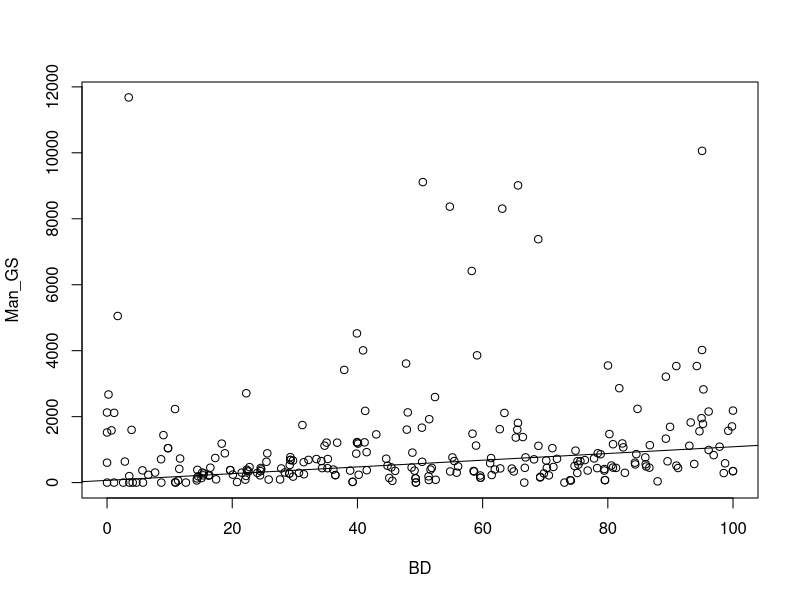
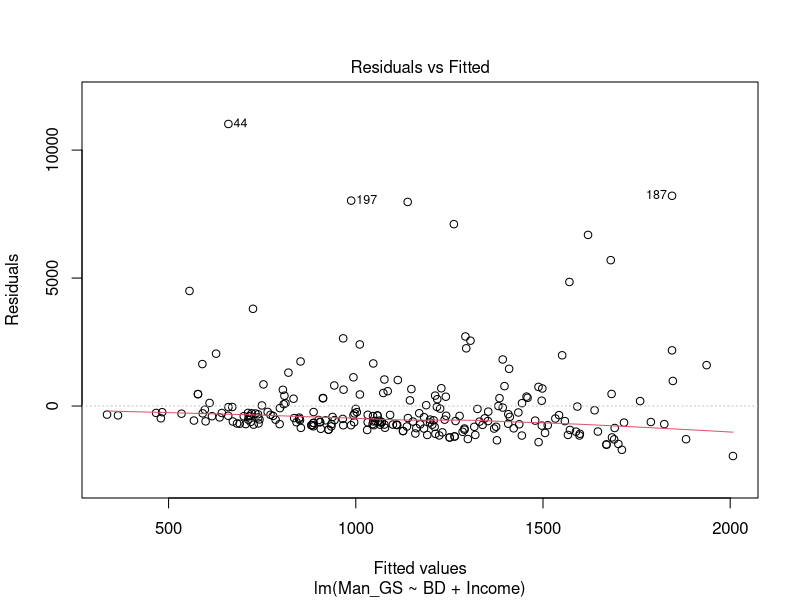
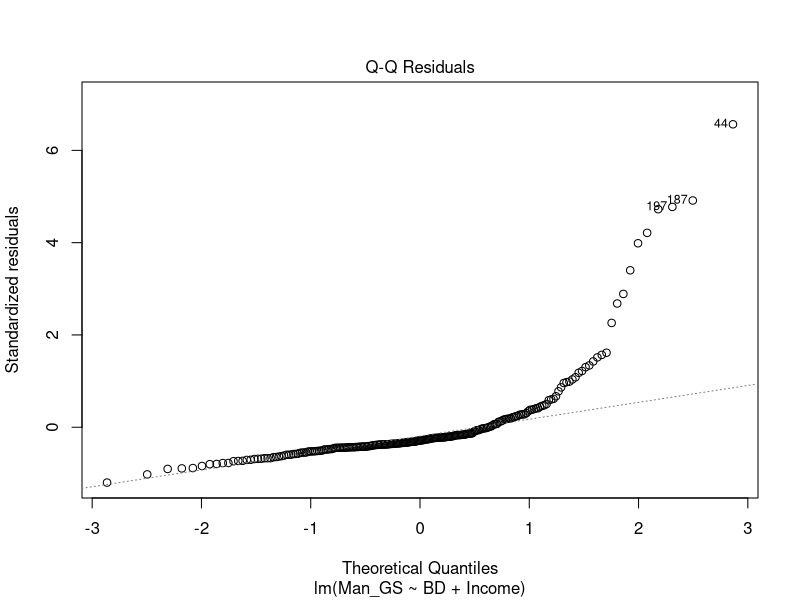
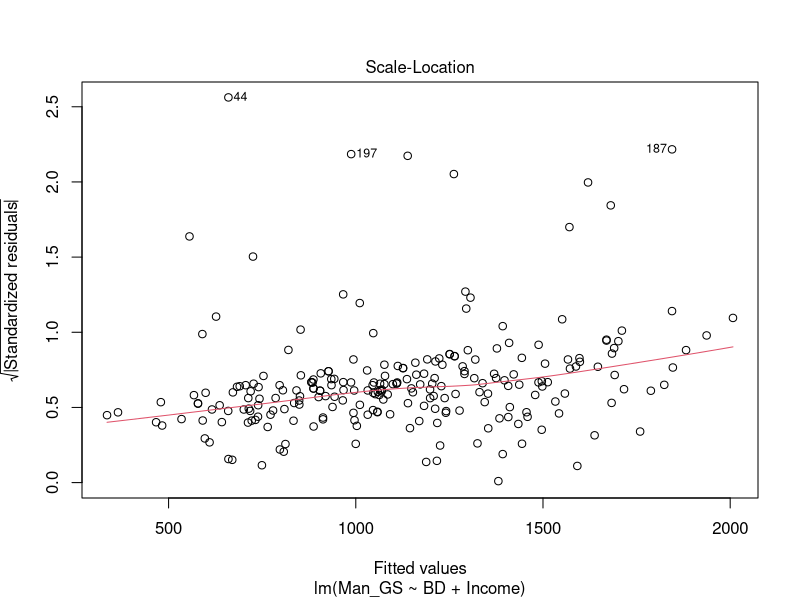
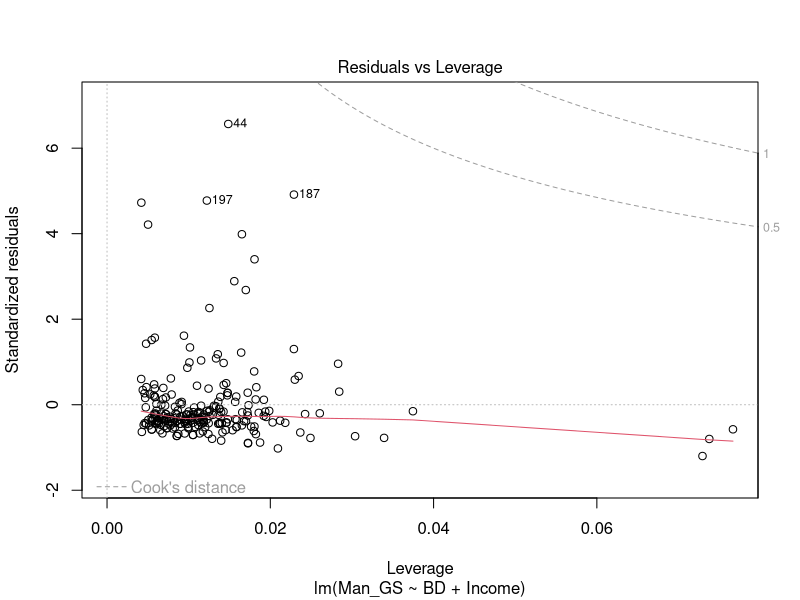
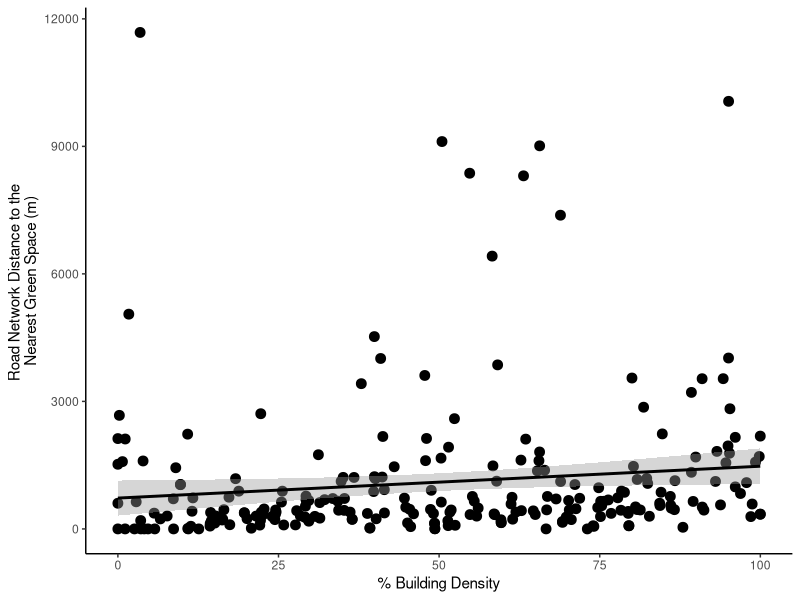
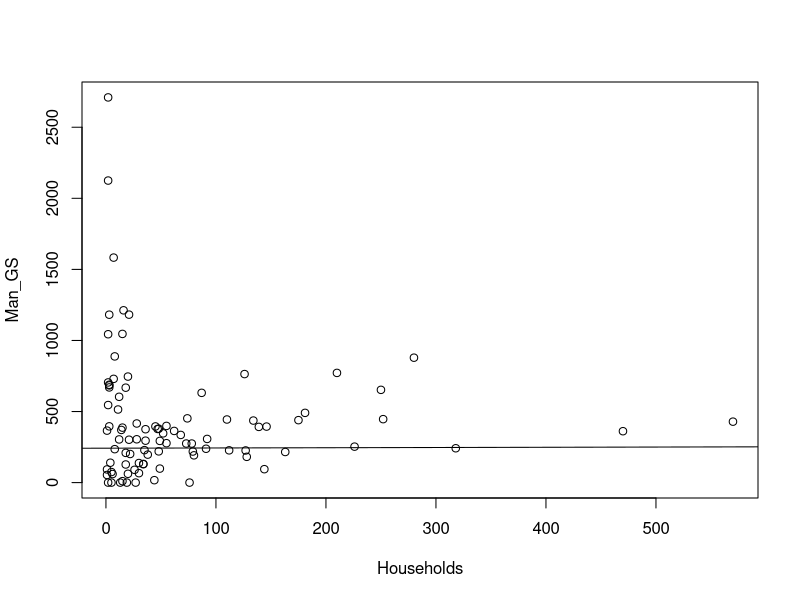
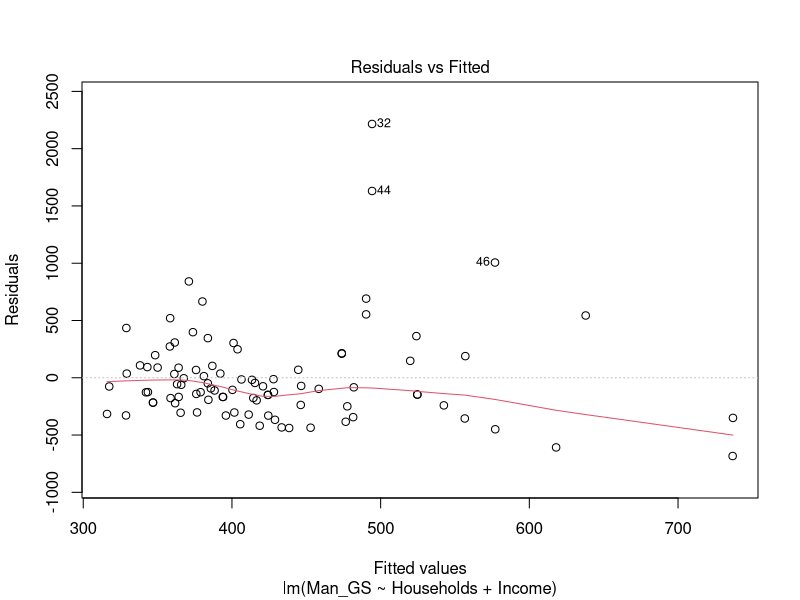

The R script that drew these images, in order:
gs.data<-read.csv("Data/compiled_data_0813.csv")
library(ggplot2)
library(stringr)
library(tidyverse)
library(viridis)
library(tidyverse)

#Manhattan's Distance GS vs. BD
gs.lm<-lm(Man_GS~BD+Income, data=gs.data)
gs.lm
summary(gs.lm)
plot(Man_GS~BD, data=gs.data)
abline(gs.lm)

plot(gs.lm)

plot1<-ggplot(gs.data, aes(x=BD, y=Man_GS)) +
  geom_point(size=3)+
  labs(x="% Building Density", y="Road Network Distance to the \nNearest Green Space (m)")+
  theme_classic()+
  scale_color_continuous(low="yellow", high="darkgreen")+
  geom_smooth(method=lm, color="black")
plot1

#Manhattan's Distance vs. Households
fil<-filter(gs.data, Households>0)
gs.lm2<-lm(Man_GS~Households+Income, data=fil)
summary(gs.lm2)
plot(Man_GS~Households, data=fil)
abline(gs.lm2)

plot(gs.lm2)

#buffer_500 vs. Households
gs.lm3<-lm(GS_500~Households, data=fil)
summary(gs.lm3)
plot(GS_500~Households, data=fil)
abline(gs.lm3)

fil2<-filter(gs.data, Man_GS<3000)
gs.lm4<-lm(Man_GS~BD+Income, data=fil2)
plot(Man_GS~BD, data=fil2)
abline(gs.lm4)
summary(gs.lm4)
